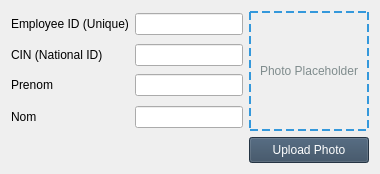
                   <widget class="QWidget" name="tab_id">
                    <attribute name="title">
                     <string>🔹 Identification</string>
                    </attribute>
                    <layout class="QGridLayout" name="gridLayout_id">
                     <item row="3" column="0">
                      <widget class="QLabel" name="label_lname">
                       <property name="text">
                        <string>Nom</string>
                       </property>
                      </widget>
                     </item>
                     <item row="0" column="0">
                      <widget class="QLabel" name="label_id">
                       <property name="text">
                        <string>Employee ID (Unique)</string>
                       </property>
                      </widget>
                     </item>
                     <item row="0" column="2" rowspan="4">
                      <widget class="QLabel" name="label_photo">
                       <property name="minimumSize">
                        <size>
                         <width>120</width>
                         <height>120</height>
                        </size>
                       </property>
                       <property name="autoFillBackground">
                        <bool>false</bool>
                       </property>
                       <property name="styleSheet">
                        <string notr="true">border: 2px dashed #3498db; color: #7f8c8d;</string>
                       </property>
                       <property name="text">
                        <string>Photo Placeholder</string>
                       </property>
                       <property name="alignment">
                        <set>Qt::AlignmentFlag::AlignCenter</set>
                       </property>
                      </widget>
                     </item>
                     <item row="1" column="0">
                      <widget class="QLabel" name="label_cin">
                       <property name="text">
                        <string>CIN (National ID)</string>
                       </property>
                      </widget>
                     </item>
                     <item row="2" column="0">
                      <widget class="QLabel" name="label_fname">
                       <property name="text">
                        <string>Prenom</string>
                       </property>
                      </widget>
                     </item>
                     <item row="4" column="2">
                      <widget class="QPushButton" name="btn_upload_photo">
                       <property name="styleSheet">
                        <string notr="true">background-color: #34495e; color: white; padding: 5px;</string>
                       </property>
                       <property name="text">
                        <string>Upload Photo</string>
                       </property>
                      </widget>
                     </item>
                     <item row="1" column="1">
                      <widget class="QLineEdit" name="lineEdit_cin"/>
                     </item>
                     <item row="2" column="1">
                      <widget class="QLineEdit" name="lineEdit_fname"/>
                     </item>
                     <item row="3" column="1">
                      <widget class="QLineEdit" name="lineEdit_lname"/>
                     </item>
                     <item row="0" column="1">
                      <widget class="QLineEdit" name="lineEdit_id"/>
                     </item>
                    </layout>
                   </widget>
